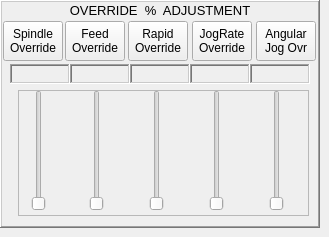
           <widget class="QWidget" name="panel_override">
            <widget class="QFrame" name="override_panel">
             <property name="geometry">
              <rect>
               <x>0</x>
               <y>0</y>
               <width>320</width>
               <height>228</height>
              </rect>
             </property>
             <property name="cursor">
              <cursorShape>PointingHandCursor</cursorShape>
             </property>
             <property name="frameShape">
              <enum>QFrame::WinPanel</enum>
             </property>
             <property name="frameShadow">
              <enum>QFrame::Raised</enum>
             </property>
             <widget class="ActionButton" name="abtn_override_spindle_rate">
              <property name="geometry">
               <rect>
                <x>3</x>
                <y>21</y>
                <width>60</width>
                <height>40</height>
               </rect>
              </property>
              <property name="text">
               <string>Spindle
Override</string>
              </property>
              <property name="feed_over_action" stdset="0">
               <bool>false</bool>
              </property>
              <property name="rapid_over_action" stdset="0">
               <bool>false</bool>
              </property>
              <property name="spindle_over_action" stdset="0">
               <bool>true</bool>
              </property>
              <property name="toggle_float_option" stdset="0">
               <bool>true</bool>
              </property>
              <property name="float_alt_num" stdset="0">
               <double>90.000000000000000</double>
              </property>
             </widget>
             <widget class="ActionButton" name="abtn_override_feed_rate">
              <property name="geometry">
               <rect>
                <x>65</x>
                <y>21</y>
                <width>60</width>
                <height>40</height>
               </rect>
              </property>
              <property name="text">
               <string>Feed
Override</string>
              </property>
              <property name="feed_over_action" stdset="0">
               <bool>true</bool>
              </property>
              <property name="toggle_float_option" stdset="0">
               <bool>true</bool>
              </property>
              <property name="float_alt_num" stdset="0">
               <double>75.000000000000000</double>
              </property>
             </widget>
             <widget class="ActionButton" name="abtn_override_rapid_rate">
              <property name="geometry">
               <rect>
                <x>128</x>
                <y>21</y>
                <width>60</width>
                <height>40</height>
               </rect>
              </property>
              <property name="text">
               <string>Rapid
Override</string>
              </property>
              <property name="feed_over_action" stdset="0">
               <bool>false</bool>
              </property>
              <property name="rapid_over_action" stdset="0">
               <bool>true</bool>
              </property>
              <property name="toggle_float_option" stdset="0">
               <bool>true</bool>
              </property>
              <property name="float_alt_num" stdset="0">
               <double>25.000000000000000</double>
              </property>
             </widget>
             <widget class="QLabel" name="label_override_panel_label">
              <property name="geometry">
               <rect>
                <x>0</x>
                <y>0</y>
                <width>320</width>
                <height>21</height>
               </rect>
              </property>
              <property name="font">
               <font>
                <pointsize>10</pointsize>
                <weight>50</weight>
                <bold>false</bold>
               </font>
              </property>
              <property name="frameShape">
               <enum>QFrame::NoFrame</enum>
              </property>
              <property name="frameShadow">
               <enum>QFrame::Plain</enum>
              </property>
              <property name="text">
               <string>OVERRIDE  %  ADJUSTMENT</string>
              </property>
              <property name="alignment">
               <set>Qt::AlignCenter</set>
              </property>
             </widget>
             <widget class="ActionButton" name="abtn_override_jog_rate">
              <property name="geometry">
               <rect>
                <x>192</x>
                <y>21</y>
                <width>60</width>
                <height>40</height>
               </rect>
              </property>
              <property name="text">
               <string>JogRate
Override</string>
              </property>
              <property name="jog_rate_action" stdset="0">
               <bool>true</bool>
              </property>
              <property name="feed_over_action" stdset="0">
               <bool>false</bool>
              </property>
              <property name="rapid_over_action" stdset="0">
               <bool>false</bool>
              </property>
              <property name="toggle_float_option" stdset="0">
               <bool>true</bool>
              </property>
              <property name="float_alt_num" stdset="0">
               <double>25.000000000000000</double>
              </property>
             </widget>
             <widget class="ActionButton" name="abtn_override_angular_rate">
              <property name="geometry">
               <rect>
                <x>256</x>
                <y>21</y>
                <width>60</width>
                <height>40</height>
               </rect>
              </property>
              <property name="text">
               <string>Angular
Jog Ovr</string>
              </property>
              <property name="jog_rate_action" stdset="0">
               <bool>true</bool>
              </property>
              <property name="feed_over_action" stdset="0">
               <bool>false</bool>
              </property>
              <property name="rapid_over_action" stdset="0">
               <bool>false</bool>
              </property>
              <property name="joint_number" stdset="0">
               <number>4</number>
              </property>
              <property name="toggle_float_option" stdset="0">
               <bool>true</bool>
              </property>
              <property name="float_alt_num" stdset="0">
               <double>25.000000000000000</double>
              </property>
             </widget>
             <widget class="QFrame" name="frame_3">
              <property name="geometry">
               <rect>
                <x>18</x>
                <y>90</y>
                <width>291</width>
                <height>126</height>
               </rect>
              </property>
              <property name="frameShape">
               <enum>QFrame::StyledPanel</enum>
              </property>
              <property name="frameShadow">
               <enum>QFrame::Raised</enum>
              </property>
              <widget class="StatusSlider" name="statusslider">
               <property name="geometry">
                <rect>
                 <x>10</x>
                 <y>0</y>
                 <width>21</width>
                 <height>121</height>
                </rect>
               </property>
               <property name="spindle_rate" stdset="0">
                <bool>true</bool>
               </property>
              </widget>
              <widget class="StatusSlider" name="statusslider_2">
               <property name="geometry">
                <rect>
                 <x>70</x>
                 <y>0</y>
                 <width>18</width>
                 <height>121</height>
                </rect>
               </property>
               <property name="feed_rate" stdset="0">
                <bool>true</bool>
               </property>
              </widget>
              <widget class="StatusSlider" name="statusslider_3">
               <property name="geometry">
                <rect>
                 <x>130</x>
                 <y>0</y>
                 <width>18</width>
                 <height>121</height>
                </rect>
               </property>
               <property name="maximum">
                <number>100</number>
               </property>
              </widget>
              <widget class="StatusSlider" name="statusslider_4">
               <property name="geometry">
                <rect>
                 <x>190</x>
                 <y>0</y>
                 <width>18</width>
                 <height>121</height>
                </rect>
               </property>
               <property name="maximum">
                <number>100</number>
               </property>
               <property name="jograte_rate" stdset="0">
                <bool>true</bool>
               </property>
              </widget>
              <widget class="StatusSlider" name="statusslider_5">
               <property name="geometry">
                <rect>
                 <x>250</x>
                 <y>0</y>
                 <width>18</width>
                 <height>121</height>
                </rect>
               </property>
               <property name="maximum">
                <number>100</number>
               </property>
               <property name="jograte_angular_rate" stdset="0">
                <bool>true</bool>
               </property>
              </widget>
             </widget>
             <widget class="StatusLabel" name="statuslabel">
              <property name="geometry">
               <rect>
                <x>10</x>
                <y>64</y>
                <width>60</width>
                <height>20</height>
               </rect>
              </property>
              <property name="frameShape">
               <enum>QFrame::WinPanel</enum>
              </property>
              <property name="frameShadow">
               <enum>QFrame::Sunken</enum>
              </property>
              <property name="spindle_override_status" stdset="0">
               <bool>true</bool>
              </property>
             </widget>
             <widget class="StatusLabel" name="statuslabel_2">
              <property name="geometry">
               <rect>
                <x>70</x>
                <y>64</y>
                <width>60</width>
                <height>20</height>
               </rect>
              </property>
              <property name="frameShape">
               <enum>QFrame::WinPanel</enum>
              </property>
              <property name="frameShadow">
               <enum>QFrame::Sunken</enum>
              </property>
              <property name="feed_override_status" stdset="0">
               <bool>true</bool>
              </property>
              <property name="spindle_override_status" stdset="0">
               <bool>false</bool>
              </property>
             </widget>
             <widget class="StatusLabel" name="statuslabel_3">
              <property name="geometry">
               <rect>
                <x>130</x>
                <y>64</y>
                <width>60</width>
                <height>20</height>
               </rect>
              </property>
              <property name="frameShape">
               <enum>QFrame::WinPanel</enum>
              </property>
              <property name="frameShadow">
               <enum>QFrame::Sunken</enum>
              </property>
              <property name="rapid_override_status" stdset="0">
               <bool>true</bool>
              </property>
              <property name="spindle_override_status" stdset="0">
               <bool>false</bool>
              </property>
             </widget>
             <widget class="StatusLabel" name="statuslabel_4">
              <property name="geometry">
               <rect>
                <x>190</x>
                <y>64</y>
                <width>60</width>
                <height>20</height>
               </rect>
              </property>
              <property name="frameShape">
               <enum>QFrame::WinPanel</enum>
              </property>
              <property name="frameShadow">
               <enum>QFrame::Sunken</enum>
              </property>
              <property name="rapid_override_status" stdset="0">
               <bool>false</bool>
              </property>
              <property name="spindle_override_status" stdset="0">
               <bool>false</bool>
              </property>
              <property name="jograte_status" stdset="0">
               <bool>true</bool>
              </property>
             </widget>
             <widget class="StatusLabel" name="statuslabel_5">
              <property name="geometry">
               <rect>
                <x>250</x>
                <y>64</y>
                <width>60</width>
                <height>20</height>
               </rect>
              </property>
              <property name="frameShape">
               <enum>QFrame::WinPanel</enum>
              </property>
              <property name="frameShadow">
               <enum>QFrame::Sunken</enum>
              </property>
              <property name="rapid_override_status" stdset="0">
               <bool>false</bool>
              </property>
              <property name="spindle_override_status" stdset="0">
               <bool>false</bool>
              </property>
              <property name="jograte_angular_status" stdset="0">
               <bool>true</bool>
              </property>
             </widget>
            </widget>
           </widget>
